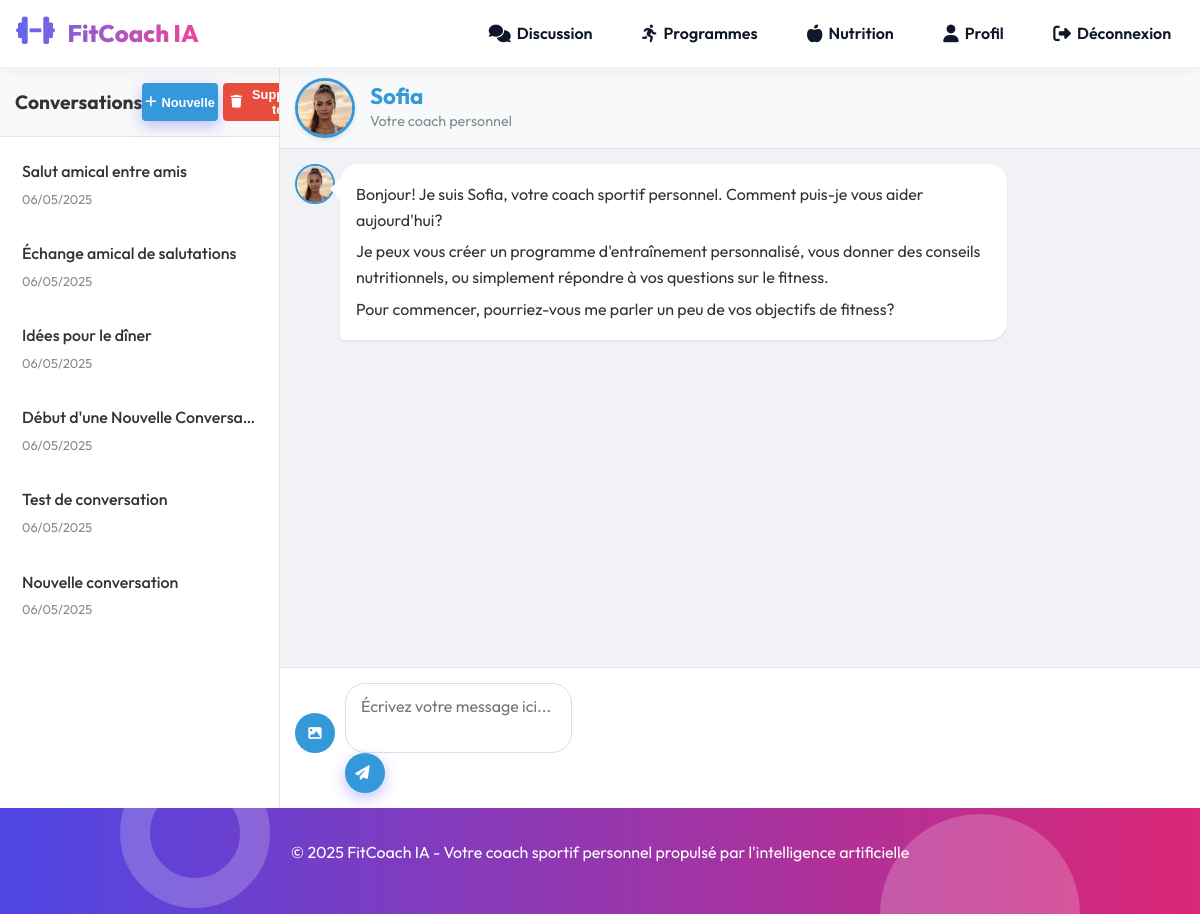
Page /chat (signed in) on the earlier database version.
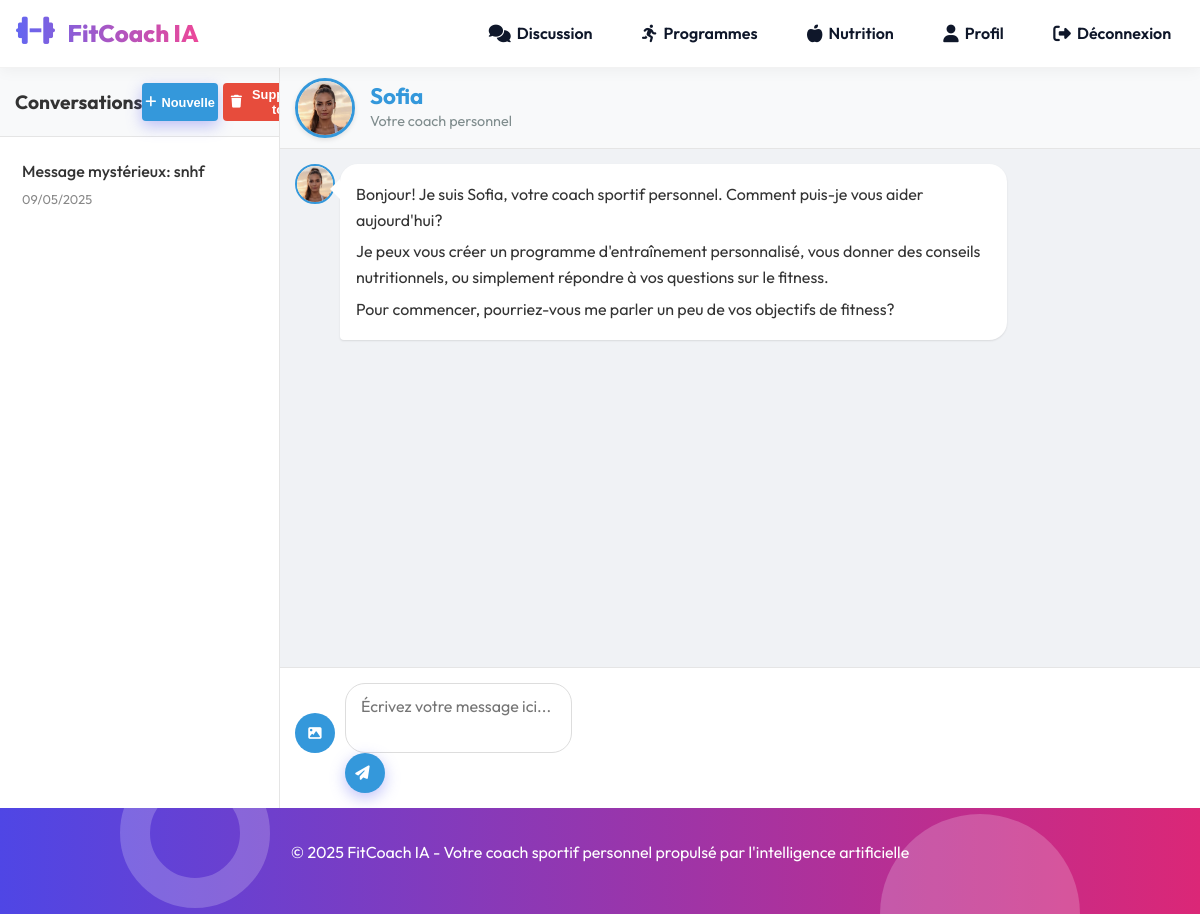
Same page on the later database version.
### models/conversation.py (models this page shows, shortened)
class Conversation(db.Model):
    id = db.Column(db.Integer, primary_key=True)
    user_id = db.Column(db.Integer, db.ForeignKey('user.id'), nullable=False)
    title = db.Column(db.String(100), default="Nouvelle conversation")
    messages = db.relationship('Message', backref='conversation', lazy='dynamic', cascade='all, delete-orphan')
    created_at = db.Column(db.DateTime, default=datetime.utcnow)
    updated_at = db.Column(db.DateTime, default=datetime.utcnow, onupdate=datetime.utcnow)

### models/user.py (models this page shows, shortened)
class User(UserMixin, db.Model):
    id = db.Column(db.Integer, primary_key=True)
    username = db.Column(db.String(64), unique=True, nullable=False)
    email = db.Column(db.String(120), unique=True, nullable=False)
    password_hash = db.Column(db.String(128), nullable=False)
    coach = db.Column(db.String(20))  # 'maxence' ou 'sofia'
    age = db.Column(db.Integer)
    height = db.Column(db.Float)  # en cm
    weight = db.Column(db.Float)  # en kg
    gender = db.Column(db.String(20))
    fitness_level = db.Column(db.String(20))  # débutant, intermédiaire, avancé
    fitness_goal = db.Column(db.String(100))
    activity_level = db.Column(db.String(20))  # sédentaire, modéré, actif, très actif
    equipment_access = db.Column(db.String(100))
    medical_conditions = db.Column(db.Text)
    dietary_restrictions = db.Column(db.Text)
    conversations = db.relationship('Conversation', backref='user', lazy='dynamic')
    workout_plans = db.relationship('WorkoutPlan', backref='user', lazy='dynamic')
    nutrition_plans = db.relationship('NutritionPlan', backref='user', lazy='dynamic')
    created_at = db.Column(db.DateTime, default=datetime.utcnow)
    updated_at = db.Column(db.DateTime, default=datetime.utcnow, onupdate=datetime.utcnow)

### app.py (the view, shortened to what this page needs)
@app.route('/chat', methods=['GET'])
@login_required
def chat():
    conversation_id = request.args.get('conversation_id', type=int)
    conversation = None
    if conversation_id:
        conversation = Conversation.query.filter_by(id=conversation_id, user_id=current_user.id).first_or_404()
    conversations = Conversation.query.filter_by(user_id=current_user.id).order_by(Conversation.updated_at.desc()).all()
    prompt = request.args.get('prompt')
    coach_name = None
    if current_user.coach:
        if current_user.coach == 'maxence':
            coach_name = 'Maxence'
        elif current_user.coach == 'sofia':
            coach_name = 'Sofia'
    return render_template('chat.html',
                          conversation=conversation,
                          conversations=conversations,
                          coach_name=coach_name)

### app.py (called while the page is built)
@login_manager.user_loader
def load_user(user_id):
    return User.query.get(int(user_id))

@app.context_processor
def inject_now():
    return {'now': datetime.utcnow()}

### templates/chat.html (shortened to what this page needs)
{% extends 'base.html' %}
{% block content %}
<div class="chat-container">
    <div class="chat-sidebar">
        <div class="sidebar-header">
            <h3>Conversations</h3>
            <div class="sidebar-actions">
                <button id="new-conversation-btn" class="btn btn-sm btn-primary">
                    <i class="fas fa-plus"></i> Nouvelle
                </button>
                {% if conversations %}
                <form action="{{ url_for('delete_all_conversations') }}" method="POST" onsubmit="return confirm('Êtes-vous sûr de vouloir supprimer toutes vos conversations?');" class="d-inline">
                    <button type="submit" class="btn btn-sm btn-danger">
                        <i class="fas fa-trash"></i> Supprimer tout
                    </button>
                </form>
                {% endif %}
            </div>
        </div>
        <div class="conversation-list">
            {% for conv in conversations %}
            <div class="conversation-item {% if conversation and conv.id == conversation.id %}active{% endif %}"
                 data-id="{{ conv.id }}">
                <div class="conversation-title">{{ conv.title }}</div>
                <div class="conversation-date">{{ conv.updated_at.strftime('%d/%m/%Y') }}</div>
            </div>
            {% else %}
            <div class="no-conversations">
                <p>Aucune conversation. Commencez à discuter avec votre coach!</p>
            </div>
            {% endfor %}
        </div>
    </div>
    <div class="chat-main">
        {% if current_user.coach %}
        <div class="persistent-coach-profile">
            <div class="coach-large-avatar">
                <img src="{{ url_for('static', filename='img/coaches/' + current_user.coach + '.jpg') }}" alt="{{ coach_name }}">
            </div>
            <div class="coach-info">
                <h2 class="coach-name">{{ coach_name }}</h2>
                <p class="coach-status">Votre coach personnel</p>
            </div>
        </div>
        {% else %}
        <div class="chat-header">
            <h2>
                {% if conversation %}{{ conversation.title }}{% else %}Nouvelle conversation{% endif %}
            </h2>
        </div>
        {% endif %}
        <div class="chat-messages" id="chat-messages">
            {% if conversation and conversation.messages.count() > 0 %}
                {% for message in conversation.messages %}
                <div class="message {% if message.role == 'assistant' %}assistant{% else %}user{% endif %}">
                    {% if message.role == 'assistant' and current_user.coach %}
                    <div class="coach-avatar">
                        <img src="{{ url_for('static', filename='img/coaches/' + current_user.coach + '.jpg') }}" alt="{{ coach_name }}">
                    </div>
                    {% endif %}
                    <div class="message-content">{{ message.content | safe }}</div>
                    <div class="message-time">{{ message.created_at.strftime('%H:%M') }}</div>
                </div>
                {% endfor %}
            {% else %}
                <div class="message assistant">
                    {% if current_user.coach %}
                    <div class="coach-avatar">
                        <img src="{{ url_for('static', filename='img/coaches/' + current_user.coach + '.jpg') }}" alt="{{ coach_name }}">
                    </div>
                    {% endif %}
                    <div class="message-content">
                        <p>Bonjour! Je suis {% if coach_name %}{{ coach_name }}{% else %}FitCoach{% endif %}, votre coach sportif personnel. Comment puis-je vous aider aujourd'hui?</p>
                        <p>Je peux vous créer un programme d'entraînement personnalisé, vous donner des conseils nutritionnels, ou simplement répondre à vos questions sur le fitness.</p>
                        <p>Pour commencer, pourriez-vous me parler un peu de vos objectifs de fitness?</p>
                    </div>
                </div>
            {% endif %}
        </div>
        <div class="chat-input">
            <form id="chat-form">
                <div class="image-upload-container">
                    <button type="button" id="image-upload-btn" class="image-upload-btn">
                        <i class="fas fa-image"></i>
                    </button>
                </div>
                <div class="input-group">
                    <textarea name="message" id="message-input" placeholder="Écrivez votre message ici..."></textarea>
                    <button type="submit" class="btn btn-primary">
                        <i class="fas fa-paper-plane"></i>
                    </button>
                </div>
            </form>
        </div>
    </div>
</div>
{% endblock %}

### templates/base.html (shortened to what this page needs)
<!DOCTYPE html>
<html lang="fr">
<head>
    <link rel="stylesheet" href="https://cdnjs.cloudflare.com/ajax/libs/font-awesome/6.4.0/css/all.min.css">
</head>
<body>
    <header>
        <nav class="navbar container">
            <div class="navbar-brand">
                <a href="{{ url_for('index') }}">
                    <i class="fas fa-dumbbell"></i> FitCoach IA
                </a>
            </div>
            <div class="navbar-menu">
                {% if current_user.is_authenticated %}
                    <a href="{{ url_for('chat') }}"><i class="fas fa-comments"></i> Discussion</a>
                    <a href="{{ url_for('workout_plans') }}"><i class="fas fa-running"></i> Programmes</a>
                    <a href="{{ url_for('nutrition_plans') }}"><i class="fas fa-apple-alt"></i> Nutrition</a>
                    <a href="{{ url_for('profile') }}"><i class="fas fa-user"></i> Profil</a>
                    <a href="{{ url_for('logout') }}"><i class="fas fa-sign-out-alt"></i> Déconnexion</a>
                {% else %}
                    <a href="{{ url_for('login') }}"><i class="fas fa-sign-in-alt"></i> Connexion</a>
                    <a href="{{ url_for('register') }}"><i class="fas fa-user-plus"></i> Inscription</a>
                {% endif %}
            </div>
        </nav>
    </header>
    <main>
        {% block content %}{% endblock %}
    </main>
    <footer>
        <div class="footer-shape footer-shape-circle"></div>
        <div class="footer-shape footer-shape-donut"></div>
        <div class="footer-content container">
            <p>&copy; {{ now.year }} FitCoach IA - Votre coach sportif personnel propulsé par l'intelligence artificielle</p>
        </div>
    </footer>
</body>
</html>

### templates/base.html (style rules this page uses)
:root { --primary: #6366f1; --primary-dark: #4f46e5; --secondary: #ec4899; --secondary-dark: #db2777; --dark: #0f172a; --light: #ffffff; --gray: #94a3b8; --gray-light: #f1f5f9; --success: #10b981; --warning: #f59e0b; --danger: #ef4444; --info: #3b82f6; --radius-sm: 8px; --radius-md: 12px; --radius-lg: 20px; --shadow-sm: 0 2px 5px rgba(0, 0, 0, 0.05); --shadow-md: 0 8px 25px rgba(0, 0, 0, 0.1); --shadow-lg: 0 20px 40px rgba(0, 0, 0, 0.1); }
* { margin: 0; padding: 0; box-sizing: border-box; }
body { font-family: 'Outfit', sans-serif; font-size: 16px; line-height: 1.6; color: var(--dark); background-color: var(--light); min-height: 100vh; display: flex; flex-direction: column; overflow-x: hidden; }
a { color: var(--primary); text-decoration: none; transition: color 0.2s ease; }
h1, h2, h3, h4, h5, h6 { margin-bottom: 1rem; font-weight: 700; line-height: 1.2; }
h2 { font-size: 2rem; }
h3 { font-size: 1.75rem; }
p { margin-bottom: 1rem; }
.container { width: 100%; max-width: 1280px; margin: 0 auto; padding: 0 24px; }
main { flex: 1; position: relative; z-index: 1; }
footer { background: linear-gradient(to right, var(--primary-dark), var(--secondary-dark)); color: white; padding: 2rem 0; margin-top: auto; position: relative; overflow: hidden; }
.footer-content { position: relative; z-index: 2; text-align: center; padding: 0 1rem; }
.footer-shape { position: absolute; opacity: 0.2; z-index: 1; }
.footer-shape-circle { width: 200px; height: 200px; border-radius: 50%; background: white; bottom: -100px; right: 10%; }
.footer-shape-donut { width: 150px; height: 150px; border-radius: 50%; border: 30px solid white; top: -50px; left: 10%; }
header { background-color: rgba(255,255,255,0.9); backdrop-filter: blur(10px); -webkit-backdrop-filter: blur(10px); position: sticky; top: 0; z-index: 1000; box-shadow: 0 2px 15px rgba(0, 0, 0, 0.05); border-bottom: 1px solid rgba(0, 0, 0, 0.05); }
.navbar { display: flex; justify-content: space-between; align-items: center; padding: 0.8rem 1rem; max-width: 1280px; margin: 0 auto; }
.navbar-brand { font-size: 1.5rem; font-weight: 800; display: flex; align-items: center; background: linear-gradient(to right, var(--primary), var(--secondary)); -webkit-background-clip: text; -webkit-text-fill-color: transparent; }
.navbar-brand i { margin-right: 8px; font-size: 1.3em; }
.navbar-menu { display: flex; gap: 1.5rem; align-items: center; }
.navbar-menu a { color: var(--dark); text-decoration: none; font-weight: 600; font-size: 1rem; transition: all 0.3s ease; display: flex; align-items: center; padding: 0.5rem 0.8rem; border-radius: var(--radius-md); }
.navbar-menu a i { margin-right: 6px; font-size: 1.1em; }
.btn { display: inline-flex; align-items: center; justify-content: center; padding: 0.7rem 1.5rem; border-radius: var(--radius-md); font-weight: 600; font-size: 1rem; text-decoration: none; transition: all 0.3s ease; cursor: pointer; border: none; position: relative; overflow: hidden; z-index: 1; }
.btn i { margin-right: 8px; }
.btn:before { content: ''; position: absolute; top: 0; left: 0; width: 100%; height: 100%; background: linear-gradient(120deg, rgba(255,255,255,0) 30%, rgba(255,255,255,0.4) 50%, rgba(255,255,255,0) 70%); z-index: -1; transform: translateX(-100%) skewX(-15deg); transition: all 0.6s ease; }
.btn-primary { background: var(--primary); color: white; box-shadow: 0 5px 15px rgba(99, 102, 241, 0.4); }
.btn-sm { padding: 0.5rem 1rem; font-size: 0.875rem; }
input[type="text"], input[type="email"], input[type="password"], input[type="number"], input[type="date"], textarea, select { display: block; width: 100%; padding: 0.8rem 1rem; font-size: 1rem; line-height: 1.5; color: var(--dark); background-color: white; border: 1px solid #e2e8f0; border-radius: var(--radius-sm); transition: all 0.2s ease; font-family: inherit; }

Differences in the rows shown:
removed Conversation: title "Salut amical entre amis", updated_at "06/05/2025"
removed Conversation: title "Échange amical de salutations", updated_at "06/05/2025"
removed Conversation: title "Idées pour le dîner", updated_at "06/05/2025"
removed Conversation: title "Début d'une Nouvelle Conversa…", updated_at "06/05/2025"
removed Conversation: title "Test de conversation", updated_at "06/05/2025"
removed Conversation: title "Nouvelle conversation", updated_at "06/05/2025"
added Conversation: title "Message mystérieux: snhf", updated_at "09/05/2025"
